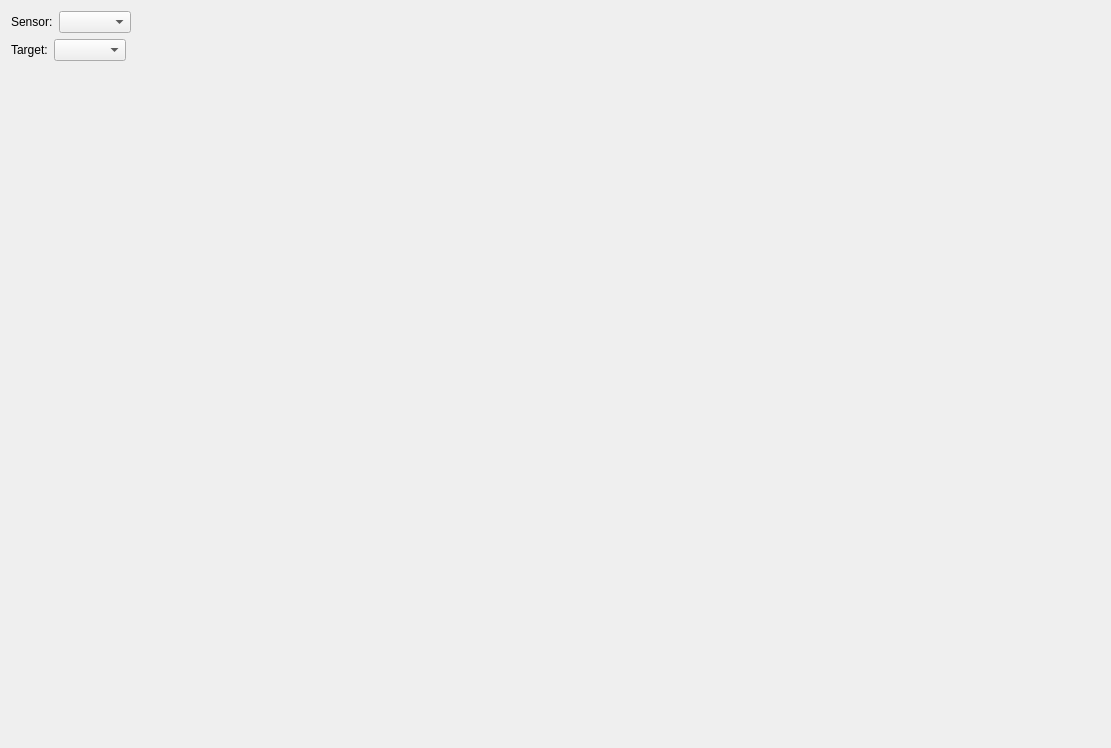
<?xml version="1.0" encoding="UTF-8"?>
<ui version="4.0">
 <class>WkfSensorDetectionReport</class>
 <widget class="QDialog" name="WkfSensorDetectionReport">
  <property name="geometry">
   <rect>
    <x>0</x>
    <y>0</y>
    <width>1111</width>
    <height>748</height>
   </rect>
  </property>
  <property name="windowTitle">
   <string>Sensor Detection</string>
  </property>
  <layout class="QVBoxLayout" name="verticalLayout">
   <item>
    <layout class="QHBoxLayout" name="horizontalLayout">
     <item>
      <widget class="QLabel" name="label">
       <property name="text">
        <string>Sensor:</string>
       </property>
      </widget>
     </item>
     <item>
      <widget class="QComboBox" name="mSensor">
       <property name="sizeAdjustPolicy">
        <enum>QComboBox::AdjustToContents</enum>
       </property>
      </widget>
     </item>
     <item>
      <spacer name="horizontalSpacer">
       <property name="orientation">
        <enum>Qt::Horizontal</enum>
       </property>
       <property name="sizeHint" stdset="0">
        <size>
         <width>40</width>
         <height>20</height>
        </size>
       </property>
      </spacer>
     </item>
    </layout>
   </item>
   <item>
    <layout class="QHBoxLayout" name="horizontalLayout_2">
     <item>
      <widget class="QLabel" name="label_2">
       <property name="text">
        <string>Target:</string>
       </property>
      </widget>
     </item>
     <item>
      <widget class="QComboBox" name="mTarget">
       <property name="sizeAdjustPolicy">
        <enum>QComboBox::AdjustToContents</enum>
       </property>
      </widget>
     </item>
     <item>
      <spacer name="horizontalSpacer_2">
       <property name="orientation">
        <enum>Qt::Horizontal</enum>
       </property>
       <property name="sizeHint" stdset="0">
        <size>
         <width>40</width>
         <height>20</height>
        </size>
       </property>
      </spacer>
     </item>
    </layout>
   </item>
   <item>
    <widget class="UtQtTablePlotWidget" name="mTablePlot" native="true">
     <property name="sizePolicy">
      <sizepolicy hsizetype="Preferred" vsizetype="Expanding">
       <horstretch>0</horstretch>
       <verstretch>1</verstretch>
      </sizepolicy>
     </property>
    </widget>
   </item>
  </layout>
 </widget>
 <customwidgets>
  <customwidget>
   <class>UtQtTablePlotWidget</class>
   <extends>QWidget</extends>
   <header>UtQtTablePlotWidget.hpp</header>
   <container>1</container>
  </customwidget>
 </customwidgets>
 <tabstops>
  <tabstop>mSensor</tabstop>
  <tabstop>mTarget</tabstop>
 </tabstops>
 <resources/>
 <connections/>
</ui>
